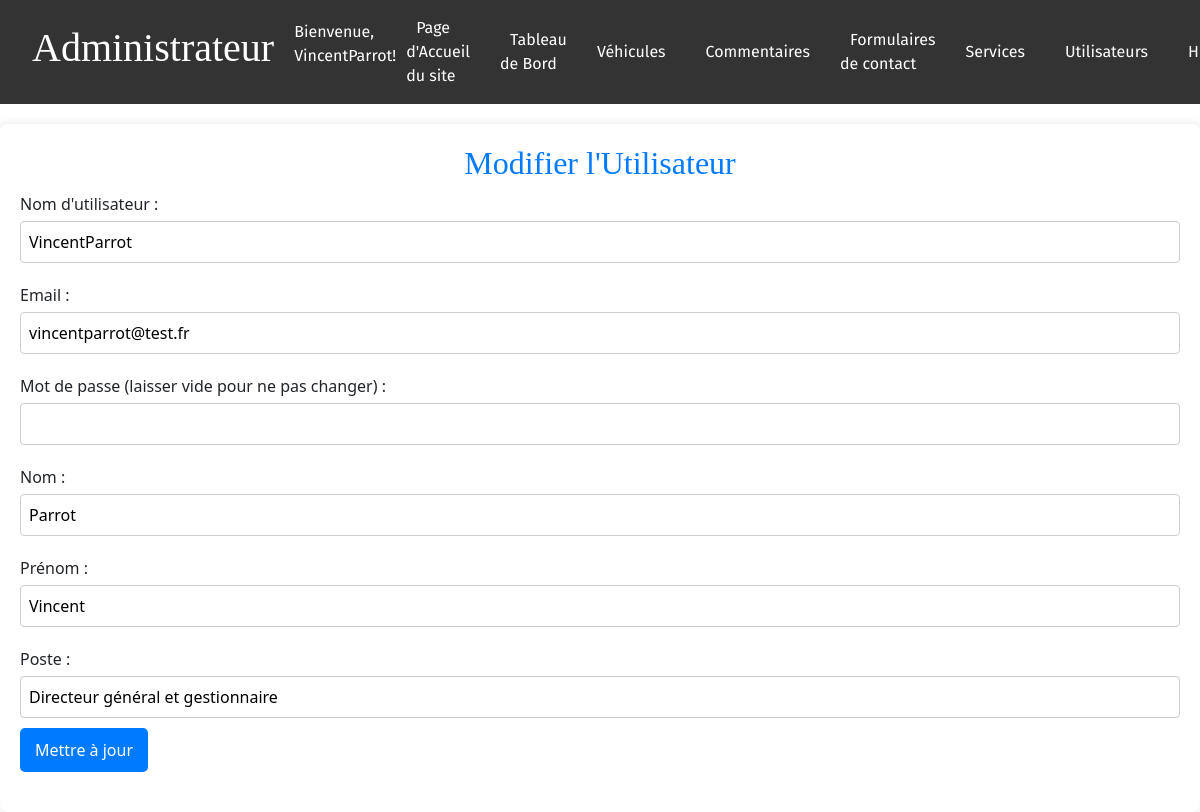
Page /admin/edit_user.php?id=4 (signed in) on the committed database.
### tables this page shows
CREATE TABLE IF NOT EXISTS `users` (
  `id` int(11) NOT NULL AUTO_INCREMENT,
  `firstname` varchar(255) NOT NULL,
  `lastname` varchar(255) NOT NULL,
  `username` varchar(50) NOT NULL,
  `email` varchar(255) NOT NULL,
  `password` varchar(255) NOT NULL,
  `job` varchar(255) DEFAULT NULL,
  `role` varchar(255) NOT NULL,
  PRIMARY KEY (`id`),
  UNIQUE KEY `username` (`username`),
  UNIQUE KEY `email` (`email`)
);

### admin/edit_user.php (the view, shortened to what this page needs)
<?php
require_once '../includes/db.php';
$error_message = '';
$user = null;
if ($_SERVER['REQUEST_METHOD'] === 'GET' && isset($_GET['id'])) {
    $id = $_GET['id'];
    $stmt = $conn->prepare("SELECT * FROM users WHERE id = ?");
    $stmt->execute([$id]);
    $user = $stmt->fetch(PDO::FETCH_ASSOC);
}
require_once '../includes/admin_header.php';
?>
<!DOCTYPE html>
<html lang="fr">
<head>
    <link rel="stylesheet" href="../css/global.css">
    <link rel="stylesheet" href="../css/admin.css">
    <link href="https://stackpath.bootstrapcdn.com/bootstrap/5.2.3/css/bootstrap.min.css" rel="stylesheet">
</head>
<body>
    <div class="admin-user-management">
        <h2>Modifier l'Utilisateur</h2>
        <?php if ($user): ?>
            <form action="edit_user.php" method="post">
                <label for="username">Nom d'utilisateur :</label>
                <input type="text" name="username" id="username" value="<?php echo htmlspecialchars($user['username']); ?>" required><br>
                <label for="email">Email :</label>
                <input type="email" name="email" id="email" value="<?php echo htmlspecialchars($user['email']); ?>" required><br>
                <label for="password">Mot de passe (laisser vide pour ne pas changer) :</label>
                <input type="password" name="password" id="password"><br>
                <label for="lastname">Nom :</label>
                <input type="text" name="lastname" id="lastname" value="<?php echo htmlspecialchars($user['lastname']); ?>" required><br>
                <label for="firstname">Prénom :</label>
                <input type="text" name="firstname" id="firstname" value="<?php echo htmlspecialchars($user['firstname']); ?>" required><br>
                <label for="job">Poste :</label>
                <input type="text" name="job" id="job" value="<?php echo htmlspecialchars($user['job']); ?>" required><br>
                <button type="submit">Mettre à jour</button>
            </form>
        <?php else: ?>
            <?php echo $error_message; ?>
        <?php endif; ?>
    </div>
</body>
</html>

### css/global.css (style rules this page uses)
body, html { margin: 0; padding: 0; font-family: 'Fira Sans', sans-serif; overflow-x: hidden; overflow-y: auto; }
h1, h2, h3, h4, h5, h6 { font-family: 'Playfair Display', serif; font-weight: 700; }

### css/admin.css (style rules this page uses)
.admin-cars-management h1, h2 { color: #007bff; text-align: center; margin-bottom: 1rem; }
.admin-user-management { background: #fff; padding: 20px; border-radius: 8px; box-shadow: 0 0 10px rgba(0,0,0,0.1); margin-top: 20px; }
.admin-user-management h2, .admin-user-management h3 { color: #007bff; text-align: center; }
.admin-user-management form { margin-bottom: 20px; }
.admin-user-management form label { display: block; margin: 10px 0 5px; }
.admin-user-management form input[type="text"], .admin-user-management form input[type="password"], .admin-user-management form input[type="email"] { width: 100%; padding: 8px; margin-bottom: 10px; border: 1px solid #ccc; border-radius: 4px; }
.admin-user-management button { background-color: #007bff; color: white; padding: 10px 15px; border: none; border-radius: 5px; cursor: pointer; }

### rows in the picture
users: username "VincentParrot", email "vincentparrot@test.fr", lastname "Parrot", firstname "Vincent", job "Directeur général et gestionnaire"

### other values in the picture
$pageTitle "Administrateur"
$username "VincentParrot"
